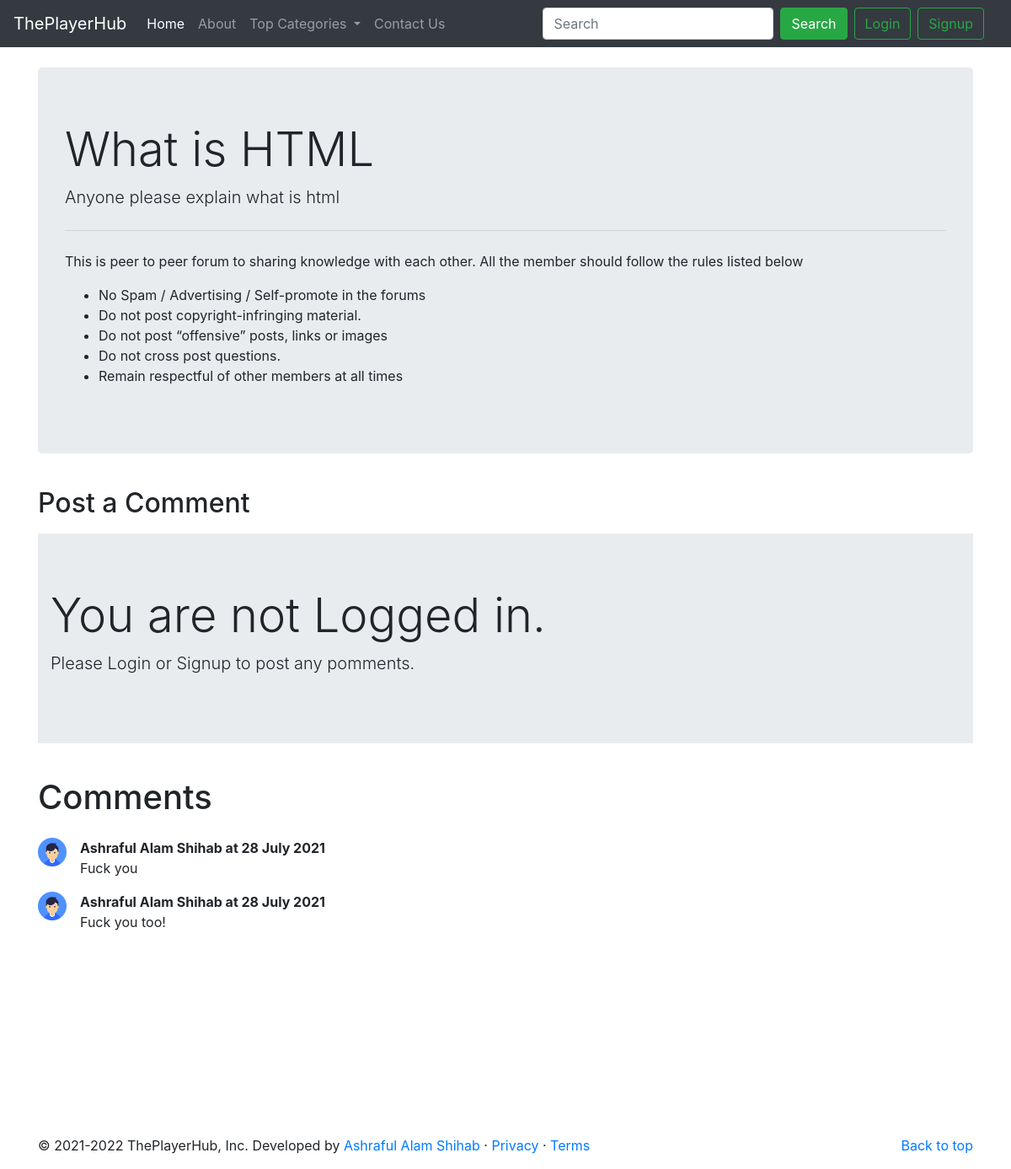
Page /therads.php?theradid=1010 on the committed database.
### tables this page shows
CREATE TABLE `therads` (
  `therad_id` int(255) NOT NULL,
  `therad_title` varchar(255) NOT NULL,
  `therad_desc` text NOT NULL,
  `therad_cate_id` int(255) DEFAULT NULL,
  `therad_user_id` int(255) NOT NULL,
  `timestamp` datetime NOT NULL DEFAULT current_timestamp()
);

CREATE TABLE `comments` (
  `comment_id` int(255) NOT NULL,
  `comments_content` text NOT NULL,
  `therad_id` int(255) NOT NULL,
  `comments_by` varchar(255) NOT NULL,
  `time` datetime NOT NULL DEFAULT current_timestamp()
);

CREATE TABLE `users` (
  `user_id` int(255) NOT NULL,
  `user_name` varchar(45) NOT NULL,
  `user_email` varchar(45) NOT NULL,
  `contact` varchar(29) NOT NULL,
  `password` varchar(255) NOT NULL,
  `token` varchar(255) NOT NULL,
  `acc_status` varchar(255) NOT NULL,
  `time` datetime NOT NULL DEFAULT current_timestamp()
);

### therads.php (the view, shortened to what this page needs)
<!doctype html>
<html lang="en">
<head>
    <link rel="stylesheet" href="https://cdn.jsdelivr.net/npm/bootstrap@4.5.3/dist/css/bootstrap.min.css"
>
</head>
<body>
    <?php include 'partials/_dbconnect.php'?>
    <?php include 'partials/header.php'?>
    <?php
        $id = $_GET['theradid'];
        $sql = "SELECT * FROM `therads` WHERE therad_id=$id";
        $result = mysqli_query($conn, $sql);
        while ($row = mysqli_fetch_assoc($result)) {
            $ttile = $row['therad_title'];
            $desc = $row['therad_desc'];
            $post_time = $row['timestamp'];
    }
    ?>
    <div class="container my-4">
        <div class="jumbotron">
            <h1 class="display-4"> <?php echo  $ttile; ?></h1>
            <p class="lead"><?php echo $desc; ?></p>
            <hr class="my-4">
            <p>This is peer to peer forum to sharing knowledge with each other. All the member should follow the rules
                listed below</p>
            <ul>
                <li>No Spam / Advertising / Self-promote in the forums</li>
                <li>Do not post copyright-infringing material.</li>
                <li>Do not post “offensive” posts, links or images</li>
                <li>Do not cross post questions.</li>
                <li>Remain respectful of other members at all times</li>
            </ul>
        </div>
    </div>
    <?php
    if(isset($_SESSION['loggedin']) && $_SESSION['loggedin'] == true){
        echo'<div class="container">
        <h1 class="py-2">Post your comments</h1>
        <p>
            <button class="btn btn-info" type="button" data-toggle="collapse" data-target="#collapseExample"
                aria-expanded="false" aria-controls="collapseExample">
                Click Me!
            </button>
        </p>
        <div class="collapse" id="collapseExample">
            <div class="card card-body">
                <form action=" '.$_SERVER["REQUEST_URI"].'" method="post">
                    <div class="form-group">
                        <label for="exampleFormControlTextarea1"><strong>Type your comments</strong></label>
                        <textarea class="form-control" id="comments" name="comments" rows="3" required></textarea>
                        <input type="hidden" name="user_id" value="'.$_SESSION["user_id"].'">
                    </div>
                    <button type="submit" class="btn btn-success">Post Comment</button>
                </form>
            </div>
        </div>
    </div>';
    }else{
        echo'<div class="container">
        <h2 class="py-2">Post a Comment</h2>
            <div class="jumbotron jumbotron-fluid">
            <div class="container">
           <h1 class="display-4">You are not Logged in.</h1>
             <p class="lead"> Please Login or Signup to post any pomments.</p>
            </div>
            </div>
        </div> ';
    }
    ?>
    <div class="container" id="question-container">
        <h1 class="py-2">Comments</h1>
        <?php
        $th_id = $_GET['theradid'];
        $sql = "SELECT * FROM `comments` WHERE therad_id=$th_id";
        $result = mysqli_query($conn, $sql);
        while ($row = mysqli_fetch_assoc($result)) {
            $contents = $row['comments_content'];
            $userName = $row['comments_by'];
            $stTime = strtotime($post_time);
            $sqlForUser = "SELECT user_name FROM `users` WHERE user_id='$userName'";
            $getResult = mysqli_query($conn, $sqlForUser);
            $row2 = mysqli_fetch_assoc($getResult);
            echo '<div class="media my-3">
            <img src="img/user.png" class="mr-3" width="34px" alt="...">
            <div class="media-body">
                <p class="font-weight-bold my-0">'.$row2['user_name'].' at '.date('j F Y', $stTime).'</p>
                '.$contents.'
            </div>
        </div>';
    }
    ?>
    </div>
    <?php include 'partials/footer.php'?>
</body>
</html>

### partials/header.php (shortened to what this page needs)
<?php
echo'<nav class="navbar navbar-expand-lg navbar-dark bg-dark">
<a class="navbar-brand" href="/ThePlayerHub">ThePlayerHub</a>
<button class="navbar-toggler" type="button" data-toggle="collapse" data-target="#navbarSupportedContent" aria-controls="navbarSupportedContent" aria-expanded="false" aria-label="Toggle navigation">
  <span class="navbar-toggler-icon"></span>
</button>
<div class="collapse navbar-collapse" id="navbarSupportedContent">
  <ul class="navbar-nav mr-auto">
    <li class="nav-item active">
      <a class="nav-link" href="/ThePlayerHub">Home <span class="sr-only">(current)</span></a>
    </li>
    <li class="nav-item">
      <a class="nav-link" href="about.php">About</a>
    </li>
    <li class="nav-item dropdown">
      <a class="nav-link dropdown-toggle" href="#" id="navbarDropdown" role="button" data-toggle="dropdown" aria-haspopup="true" aria-expanded="false">
        Top Categories
      </a>
      <div class="dropdown-menu" aria-labelledby="navbarDropdown">';
      echo'</div>
    </li>
    <li class="nav-item">
      <a class="nav-link" href="contact.php" tabindex="-1">Contact Us</a>
    </li>
  </ul>
  <div class="row mx-2">';
  if(isset($_SESSION['loggedin']) && $_SESSION['loggedin'] == true){
      echo' <form class="form-inline my-2 my-lg-0" action="search.php" method="get">
      <input class="form-control mr-sm-2" name="query" type="search" placeholder="Search" aria-label="Search">
      <button class="btn btn-success my-2 my-sm-0" type="submit">Search</button>
      <p class="text-light my-0 mx-2">Welcome '.$_SESSION['username'].'</p>
      <a  role="button" href="partials/_logout.php" class="btn btn-outline-success ml-2" >Logout</a>
  </form>';
  } else{
    echo '<form class="form-inline my-2 my-lg-0" action="search.php" method="get">
        <input class="form-control mr-sm-2" name="query" type="search" placeholder="Search" aria-label="Search">
        <button class="btn btn-success my-2 my-sm-0" type="submit">Search</button>
        </form>
        <buttton class="btn btn-outline-success ml-2" data-toggle="modal" data-target="#loginModal">Login</buttton>
        <buttton class="btn btn-outline-success mx-2" data-toggle="modal" data-target="#signUpModal">Signup</buttton>
        </div>';
  }
echo '</div>
      </nav>';
?>

### partials/footer.php
<footer class="container">
    <p class="float-right"><a href="#">Back to top</a></p>
    <p>© 2021-2022 ThePlayerHub, Inc. Developed by <a
        href="https://www.linkedin.com/in/ashraful-alam-shihab-05193119b/" target="_blank">Ashraful Alam Shihab</a> · <a
        href="#">Privacy</a> · <a href="#">Terms</a></p>
  </footer>

### therads.php (style rules this page uses)
#question-container { min-height: 433px; }

### rows in the picture
therads: therad_title "What is HTML", therad_desc "Anyone please explain what is html"
comments: users.user_name "Ashraful Alam Shihab", therad.timestamp "28 July 2021", comments_content "Fuck you"
comments: users.user_name "Ashraful Alam Shihab", therad.timestamp "28 July 2021", comments_content "Fuck you too!"
